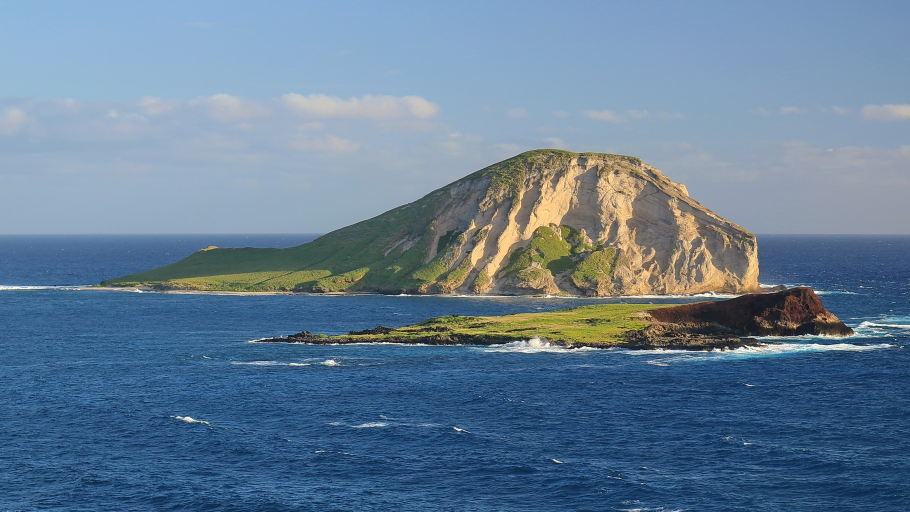
#> input picture manana.jpg, 1820 x 1024 px (shown at 1/2 size)
$ python convert.py
#> lines starting #> are read from the running program, lines starting #| are printed output that depends on the picture
#!/usr/bin/env python3
"""Convert manana.jpg into a colored-ASCII data file for the website.

Mirrors the idea behind zixihong/portfolio-3.0's generate-ascii.ts:
each cell gets a character (by brightness) and keeps its true color.
Distinct scene objects become clickable nav regions.
"""
import json
import math
from collections import deque
from PIL import Image

SRC = "manana.jpg"
OUT = "ascii-data.js"

COLS = 220
CHAR_ASPECT = 2.05          # monospace cell height / width
QUANT = 20                  # color quantization step (fewer spans, cleaner runs)
BOOST = 1.14                # brighten colors for a black background

# light -> dense: brighter pixels get denser ink so bright cliff/clouds pop on black
RAMP = " .'`^\",:;Il!i~+_-?][}{1)(|/tfjrxnuvczXYUJCLQ0OZmwqpdbkhao*#MW&8%B@$"

# 4x4 Bayer matrix for ordered dithering (breaks up banding in thinned areas)
BAYER = [[0, 8, 2, 10], [12, 4, 14, 6], [3, 11, 1, 9], [15, 7, 13, 5]]


def lum(r, g, b):
    return 0.299 * r + 0.587 * g + 0.114 * b


def quant(v):
    return min(255, (v // QUANT) * QUANT + QUANT // 2)


def is_land(r, g, b):
    # land (green vegetation / tan cliff / red-brown rock): warm, red or green
    # at least matches blue. Even shadowed island greens satisfy this; only the
    # clearly blue-dominant sky & ocean are excluded. Loose enough to keep the
    # whole island connected as one flood-fill component.
    l = lum(r, g, b)
    # Land (green vegetation / tan cliff / red-brown rock) is a warm, saturated
    # color. Requiring saturation excludes the near-white surf between the two
    # islands (neutral: r~=g~=b) that would otherwise bridge them into one blob,
    # and excludes the blue-dominant sky and ocean.
    warm = max(r, g) >= b and max(r, g) > 48
    saturated = (max(r, g, b) - min(r, g, b)) >= 12
    return warm and saturated and l > 34


def main():
    img = Image.open(SRC).convert("RGB")
#> img is the input picture: PIL image 1820x1024 RGB; mean R, G, B 100.6, 125.9, 149.1
    w, h = img.size
#> w = 1820; h = 1024
    cell_w = w / COLS
#> cell_w = 8.27
    cell_h = cell_w * CHAR_ASPECT
#> cell_h = 16.96
    rows = int(h / cell_h)
#> rows = 60
    small = img.resize((COLS, rows), Image.LANCZOS)
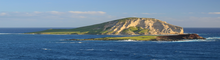
#> small: PIL image 220x60 RGB; mean R, G, B 100.6, 125.9, 149.1
    px = small.load()

    n = COLS * rows
#> n = 13200
    chars = [" "] * n
    colors = [""] * n
    land_mask = [False] * n
    sky_mask = [False] * n
    lum_map = [0.0] * n
#> lum_map = 13200 values from 0 to 0

    for y in range(rows):
        for x in range(COLS):
            r, g, b = px[x, y]
            i = y * COLS + x
            l = lum(r, g, b)
            lum_map[i] = l
            land = is_land(r, g, b)
            bright_sky = (not land) and l > 120 and y < rows * 0.5
            if land:
                land_mask[i] = True
            elif bright_sky:
                sky_mask[i] = True

            # Density modulation: density tracks the *subject*, not brightness,
            # so the island floats on negative space (the reference aesthetic).
            #  - island (land): full ink -> solid subject
            #  - sky: driven by whiteness, so plain blue sky is ~empty and only
            #         the wispy clouds stipple in
            #  - ocean: heavily thinned -> a faint ripple texture
            base = l / 255.0
            if land:
                shade = min(1.0, base * 1.2)
            elif bright_sky:
                # only genuine clouds (whitish, high min channel) stipple in;
                # plain blue sky falls to black so the island floats
                whiteness = min(r, g, b) / 255.0
                shade = (whiteness - 0.60) / 0.30
            else:
                shade = (base ** 1.7) * 0.6   # ocean ripple (dark water is interactive)
            # ordered dither to avoid flat banding in the thinned regions
            shade += (BAYER[y % 4][x % 4] / 16.0 - 0.5) * 0.05
            shade = 0.0 if shade < 0 else 1.0 if shade > 1 else shade

            ci = int(shade * (len(RAMP) - 1))
            ch = RAMP[ci]
            if ch != " ":
                cr = min(255, int(quant(r) * BOOST))
                cg = min(255, int(quant(g) * BOOST))
                cb = min(255, int(quant(b) * BOOST))
                chars[i] = ch
                colors[i] = "#%02x%02x%02x" % (cr, cg, cb)

    # ---- flood fill land to de-speckle (drop isolated surf/glint pixels) ----
    visited = [False] * n
    land_cells = []
    for start in range(n):
        if not land_mask[start] or visited[start]:
            continue
        q = deque([start])
        visited[start] = True
        cells = []
        while q:
            idx = q.popleft()
            cells.append(idx)
            cy, cx = divmod(idx, COLS)
            for dy in (-1, 0, 1):
                for dx in (-1, 0, 1):
                    if dx == 0 and dy == 0:
                        continue
                    ny, nx = cy + dy, cx + dx
                    if 0 <= ny < rows and 0 <= nx < COLS:
                        ni = ny * COLS + nx
                        if land_mask[ni] and not visited[ni]:
                            visited[ni] = True
                            q.append(ni)
        if len(cells) >= 20:      # keep only real landmasses
            land_cells.extend(cells)

    # ---- assign land to regions by the natural split line between the two
    # islands. The main island (Manana) sits at rows < SPLIT; the low foreground
    # islet (Kaohikaipu) sits at rows >= SPLIT. This is robust because the
    # near-white surf makes the two masses touch, defeating pure connectivity.
    SPLIT = 35
    regions = [None] * n
    about_ct = writing_ct = 0
    for idx in land_cells:
        if chars[idx] == " ":
            continue
        y = idx // COLS
        if y < SPLIT:
            regions[idx] = "about"       # Manana, the main island
            about_ct += 1
        else:
            regions[idx] = "writing"     # Kaohikaipu, the front islet
            writing_ct += 1
#> this loop made 1632 passes
#> idx on passes 1 to 3: 3868, 3869, 4087

    # ---- sky -> outside (only cells that actually drew ink) ----
    sky_count = 0
    for i in range(n):
        if sky_mask[i] and chars[i] != " " and regions[i] is None:
            regions[i] = "outside"
            sky_count += 1

    # ---- favorites -> a jagged 45-degree wedge in the bottom-left water ----
    # The diagonal meets the left edge at FAV_APEX and opens down-right. Cells
    # are CHAR_ASPECT times taller than wide, so advancing CHAR_ASPECT columns
    # per row is a true 45 degrees on screen. A little sine jitter keeps the
    # edge jagged/wave-bitten rather than a ruled line.
    FAV_APEX = int(rows * 0.55)
    fav_count = 0
    for i in range(n):
        if regions[i] is not None or chars[i] == " ":
            continue
        y, x = divmod(i, COLS)
        if y < FAV_APEX:
            continue
        edge = (y - FAV_APEX) * CHAR_ASPECT
        edge += 3.5 * math.sin(y * 1.7) + 2.0 * math.sin(y * 0.6 + 1.3)
        if x <= edge:
            regions[i] = "favorites"
            fav_count += 1

    data = {
        "cols": COLS,
        "rows": rows,
        "chars": "".join(chars),
        "colors": colors,
        "regions": regions,
    }
    with open(OUT, "w") as f:
        f.write("window.ASCII_DATA = ")
        json.dump(data, f, separators=(",", ":"))
        f.write(";\n")

    print("grid %dx%d (%d cells)" % (COLS, rows, n))
#| grid 220x60 (13200 cells)
    print("about: %d  writing: %d  outside: %d  favorites: %d"
          % (about_ct, writing_ct, sky_count, fav_count))
#| about: 1277  writing: 355  outside: 1102  favorites: 728
    print("wrote %s (%.2f MB)" % (OUT, len(json.dumps(data)) / 1048576))
#| wrote ascii-data.js (0.21 MB)


if __name__ == "__main__":
    main()

$ run again, with IMG_7329_web.jpg copied over manana.jpg
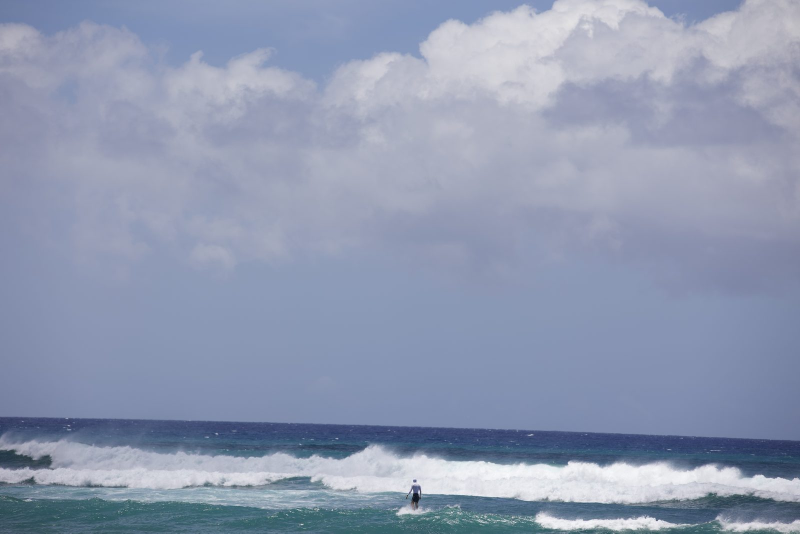
#> input picture IMG_7329_web.jpg, 1600 x 1067 px (shown at 1/2 size)
#> in main, img is the input picture: PIL image 1600x1067 RGB; mean R, G, B 143.1, 153.4, 177.5
#> in main, `small = img.resize((COLS, rows), Image.LANCZOS)`:
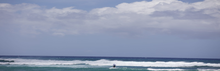
#> small: PIL image 220x71 RGB; mean R, G, B 143.1, 153.4, 177.6
#| grid 220x71 (15620 cells)
#| about: 0  writing: 0  outside: 4102  favorites: 1030
#| wrote ascii-data.js (0.27 MB)

$ run again, with caving_web.jpg copied over manana.jpg
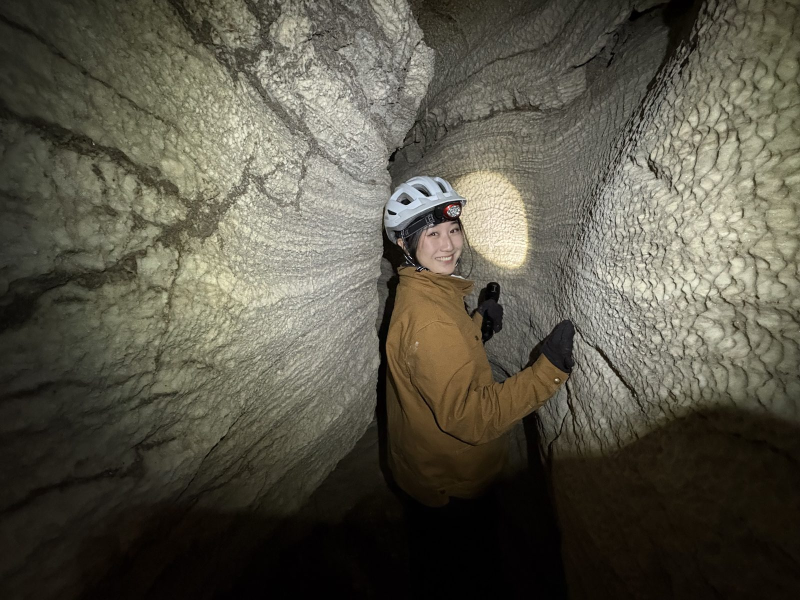
#> input picture caving_web.jpg, 1600 x 1200 px (shown at 1/2 size)
#> in main, img is the input picture: PIL image 1600x1200 RGB; mean R, G, B 88.3, 84.9, 71.8
#> in main, `small = img.resize((COLS, rows), Image.LANCZOS)`:
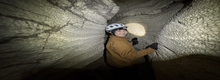
#> small: PIL image 220x80 RGB; mean R, G, B 88.3, 84.9, 71.8
#> the loop in main, `for idx in land_cells:` made 9342 passes
#> idx on passes 1 to 3: 27, 247, 248
#| grid 220x80 (17600 cells)
#| about: 5245  writing: 4097  outside: 317  favorites: 496
#| wrote ascii-data.js (0.31 MB)
